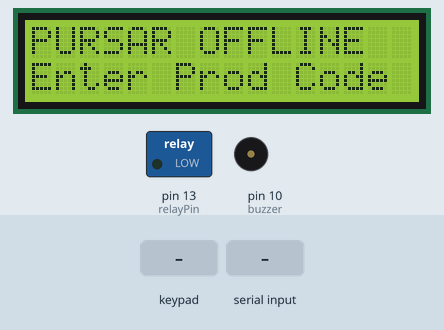
Simulated run of this sketch. Board: Arduino Uno, built with avr-gcc and run on an emulated ATmega328P. On the bench: 16×2 character LCD, switched loads named in the sketch (green lamp = pin HIGH), buzzer (waves = sounding). The test bench sets the inputs (shaded band). What the sketch prints to the serial monitor is not drawn.

Above: at 1.2 s.
1.3 s: keypad keys 1 2 3 4 # pressed 0.4 s apart
At 3.5 s:
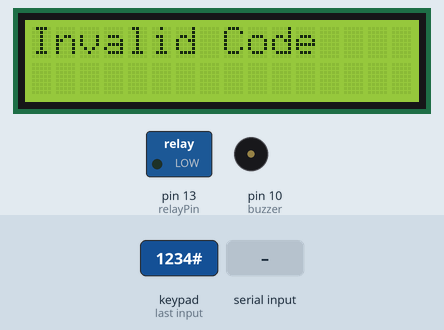
4.8 s: "PAID:1\n" received over the second serial link
At 6.3 s:
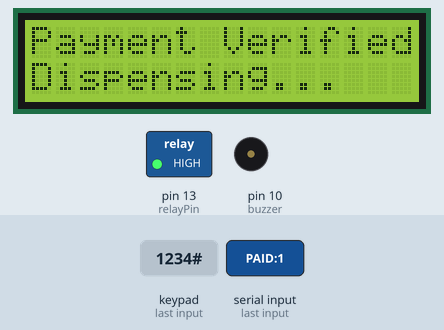
7.8 s: key 'A' pressed
At 9.2 s:
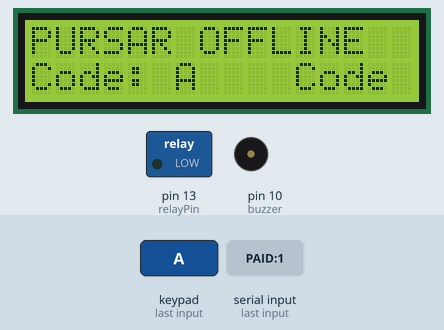
9.5 s: keypad keys 1 2 3 4 D pressed 0.4 s apart
At 12.4 s:
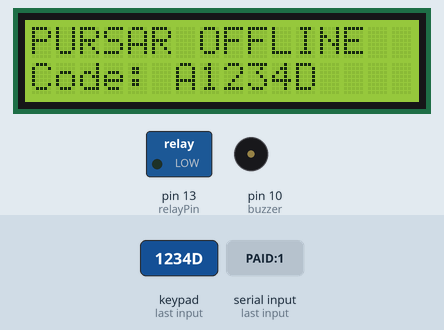
13.0 s: key 'B' pressed
At 13.8 s:
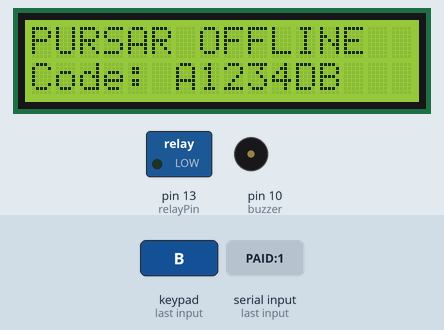
14.5 s: key 'C' pressed
At 16.0 s:
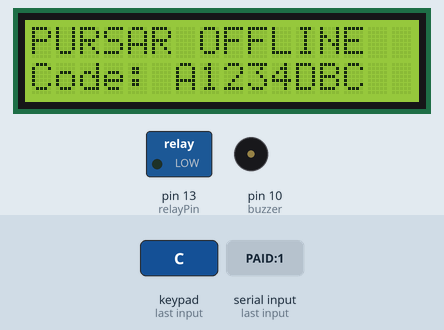
Timing chart, 0 to 17.0 s (numbered marks = the images above; inputs shaded):
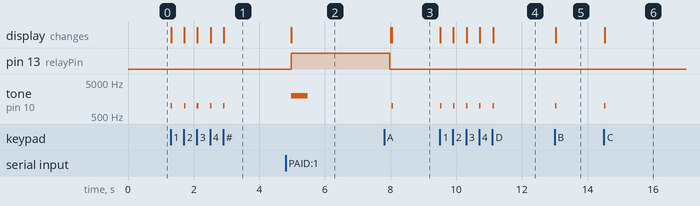

Measured:
- after the input at 1.3 s, tone on pin 10 (buzzer): alternates 1000 Hz for 0.05 s and silent for 0.35 s, 10 changes in all, then stays silent, starting at once; the display: first changes at once (image 1 shows a later state)
- after the input at 4.8 s, pin 13 (relayPin): LOW → HIGH after 0.18 s; tone on pin 10 (buzzer): silent → 2000 Hz after 0.18 s, → silent 0.50 s later; the display: changes after 0.18 s (image 2)
- after the input at 7.8 s, tone on pin 10 (buzzer): silent → 1000 Hz after 0.23 s, → silent 0.05 s later; the display: first differs from a run without the input after 0.24 s (image 3)
- after the input at 9.5 s, tone on pin 10 (buzzer): alternates 1000 Hz for 0.05 s and silent for 0.35 s, 10 changes in all, then stays silent, starting at once; the display: first changes at once (image 4 shows a later state)
- after the input at 13.0 s, tone on pin 10 (buzzer): silent → 1000 Hz at once, → silent 0.05 s later; the display: changes at once (image 5)
- after the input at 14.5 s, tone on pin 10 (buzzer): silent → 1000 Hz at once, → silent 0.05 s later; the display: changes at once (image 6)

The sketch:

pursar-vend.ino
```cpp
/* @file Bluetooth-vend
|| @version 1.1 (Stable)
|| @author Mbiarrambang Mbi junior
*/
#include <Wire.h>
#include <LiquidCrystal_I2C.h>
#include <Keypad.h>
#include <SoftwareSerial.h>
#include <EEPROM.h>

// --- Keypad Setup ---
const byte ROWS = 4;
const byte COLS = 4;
char hexaKeys[ROWS][COLS] = {
  { '1', '2', '3', 'A' },
  { '4', '5', '6', 'B' },
  { '7', '8', '9', 'C' },
  { '*', '0', '#', 'D' }
};
byte rowPins[ROWS] = { 9, 8, 7, 6 };
byte colPins[COLS] = { 5, 4, 3, 2 };

Keypad keypad = Keypad(makeKeymap(hexaKeys), rowPins, colPins, ROWS, COLS);

// --- Hardware Pins ---
int buzzer = 10;
int relayPin = 13;
const String BT_PIN = "1234";

// --- Database Structure ---
struct Product {
  int price;
  byte stock;
};

LiquidCrystal_I2C lcd(0x27, 16, 2);
SoftwareSerial BTSerial(11, 12); // RX, TX
String inputCode = "";

void setup() {
  pinMode(buzzer, OUTPUT);
  pinMode(relayPin, OUTPUT);
  digitalWrite(relayPin, LOW);

  Serial.begin(9600);
  BTSerial.begin(9600);

  lcd.init();
  lcd.backlight();

  Serial.println("--- PURSAR SYSTEM ACTIVE ---");
  showWelcome(); // Critical: Show welcome message on boot
}

void loop() {
  char key = keypad.getKey();

  if (key) {
    Serial.print("Key Pressed: "); Serial.println(key);
    tone(buzzer, 1000, 50);

    if (key == '#') {
      if (inputCode.length() > 0) {
        validateSelection(inputCode);
        inputCode = "";
      }
    } else if (key == '*') {
      inputCode = "";
      showWelcome();
    } else {
      // Append key to code
      inputCode += key;
      lcd.setCursor(0, 1);
      lcd.print("Code: " + inputCode + "   ");
    }
  }

  // Bluetooth Listener
  if (BTSerial.available()) {
    String res = BTSerial.readStringUntil('\n');
    res.trim();

    if (res.startsWith("PAID")) {
       handlePaymentSuccess();
    } else if (res.startsWith("SET:")) {
       remoteUpdate(res);
    }
  }
}

void showWelcome() {
  lcd.clear();
  lcd.print("PURSAR OFFLINE");
  lcd.setCursor(0, 1);
  lcd.print("Enter Prod Code");
}

void validateSelection(String code) {
  int id = code.toInt();

  // Security check: limit ID to a reasonable range (e.g., 0-50)
  if (id < 0 || id > 50) {
    lcd.clear();
    lcd.print("Invalid Code");
    delay(2000);
    showWelcome();
    return;
  }

  Product p;
  EEPROM.get(id * sizeof(Product), p);

  // If memory is empty (contains -1 or 0), set default 500
  if (p.price <= 0 || p.price > 10000) p.price = 500;

  lcd.clear();
  lcd.print(String(p.price) + " XAF");
  lcd.setCursor(0, 1);
  lcd.print("Confirm on App..");

  // Handshake to Phone
  BTSerial.print("REQ:");
  BTSerial.print(id);
  BTSerial.print(":");
  BTSerial.println(p.price);

  Serial.print("Request Sent for ID: "); Serial.println(id);
}

void handlePaymentSuccess() {
  lcd.clear();
  lcd.print("Payment Verified");
  lcd.setCursor(0, 1);
  lcd.print("Dispensing...");

  tone(buzzer, 2000, 500);
  digitalWrite(relayPin, HIGH);
  delay(3000);
  digitalWrite(relayPin, LOW);

  showWelcome();
}

void remoteUpdate(String data) {
  int firstColon = data.indexOf(':');
  int secondColon = data.indexOf(':', firstColon + 1);

  if(firstColon != -1 && secondColon != -1) {
    int id = data.substring(firstColon + 1, secondColon).toInt();
    int price = data.substring(secondColon + 1).toInt();

    Product p = {price, 10}; // Default stock to 10
    EEPROM.put(id * sizeof(Product), p);

    BTSerial.println("Price Updated!");
    // Success Beeps
    tone(buzzer, 1500, 100); delay(100); tone(buzzer, 2000, 100);
  }
}
```
